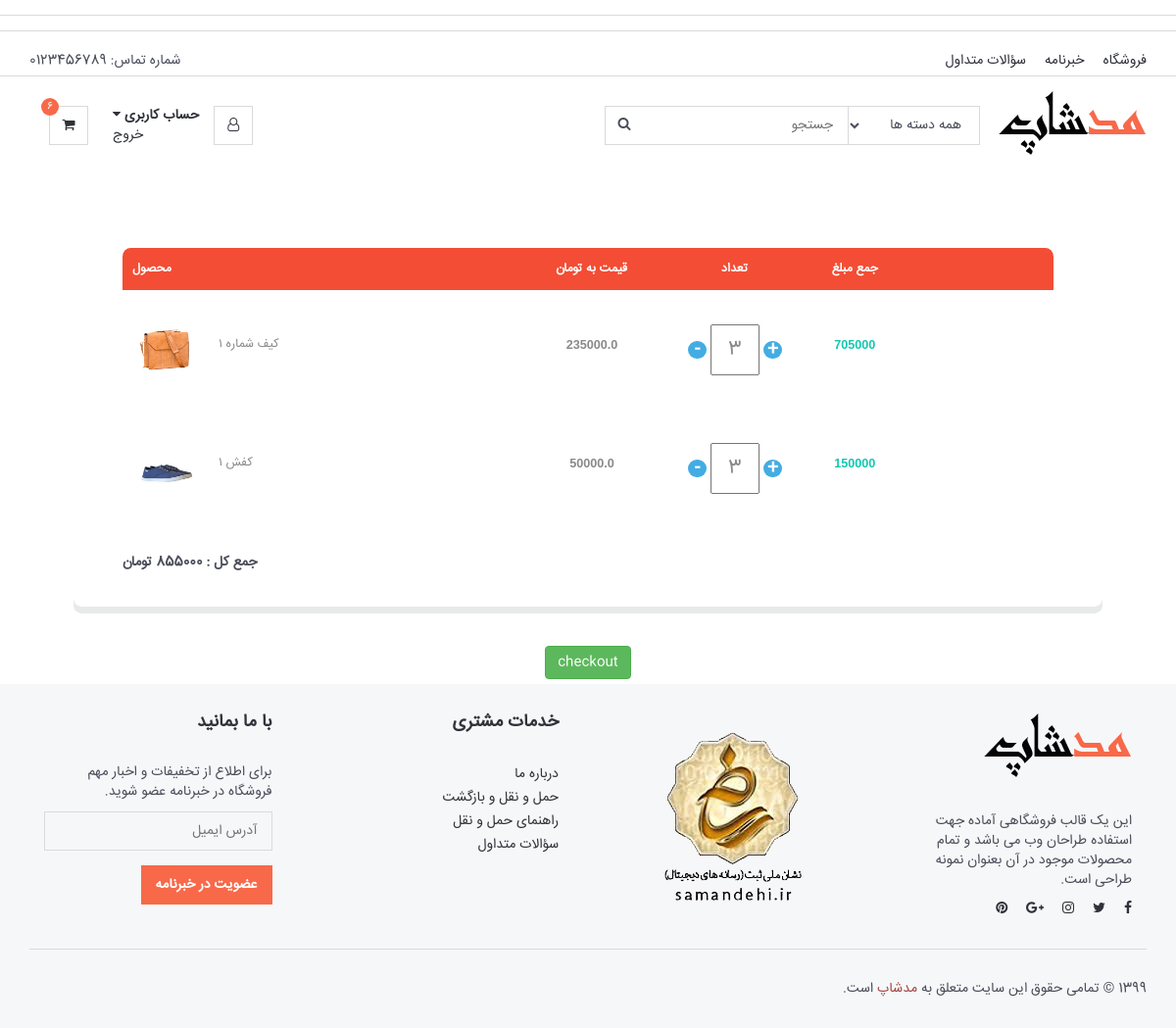
The app's page /ordersummary/ (signed in) with its own data.
### shop/models.py (models this page shows, shortened)
class Order(models.Model):
    user = models.ForeignKey(User, on_delete=models.CASCADE)
    items = models.ManyToManyField(OrderedItem)
    ordered = models.BooleanField(default=False)
    create_date = models.DateTimeField(auto_now_add=True)
    ordered_date = models.DateTimeField()
    shipping = models.ForeignKey(Shipping, on_delete=models.CASCADE, null=True)
    def get_total_price(self):
        total_price = 0
        for item in self.items.all():
            total_price += item.get_total_price()
        return total_price
    def get_total_item_quantity(self):
        total = 0
        for i in self.items.all():
            total += int(i.quantity)
        return total

class OrderedItem(models.Model):
    user = models.ForeignKey(User, on_delete=models.CASCADE)
    item = models.ForeignKey(Item, on_delete=models.CASCADE)
    quantity = models.IntegerField(default=1)
    def get_total_price(self):
        if self.item.discount_price:
            total_price = int(self.quantity) * int(self.item.discount_price)
        else:
            total_price = int(self.quantity) * int(self.item.price)
        return total_price

class Item(models.Model):
    title = models.CharField(max_length=300)
    slug = models.SlugField()
    description = models.TextField()
    small_description = models.TextField()
    category = models.ForeignKey(SubCategory, on_delete=models.CASCADE)
    price = models.FloatField()
    discount_price = models.FloatField(blank=True, null=True)
    created = models.DateTimeField(auto_now_add=True)
    image = models.ImageField(verbose_name="main image")
    files = models.ManyToManyField('FeedFile')
    detail = models.ManyToManyField('ItemDetails', null=True, blank=True)
    quantity = models.IntegerField()
    visit = models.IntegerField(default=0)
    brand = models.ForeignKey(
        Brand, null=True, blank=True, on_delete=models.SET_NULL)

### shop/views.py (the view)
# urls.py: path('ordersummary/', OrderSummary.as_view(), name='order_summary'),
class OrderSummary(LoginRequiredMixin, View):
    def get(self, request, *args, **kwargs):
        try:
            orders = Order.objects.get(user=request.user, ordered=False)
        except:
            orders = None
        return render(request, 'order_summary.html', {'orders': orders})

### shop/templatetags/shoptags.py (called while the page is built)
@register.inclusion_tag('inc/cart.html', takes_context=True)
def cart(context):
    request = context['request']
    try:
        orders = Order.objects.get(user=request.user, ordered=False)
    except:
        orders = None
    return {'orders': orders, 'request': request}

@register.inclusion_tag('inc/login_nav.html', takes_context=True)
def login(context):
    request = context['request']
    return {'request': request}

@register.inclusion_tag('inc/search.html')
def search():
    categories = Category.objects.all()
    return {'categories': categories}

### templates/order_summary.html
{% extends "base.html" %} {% load static %} {% block content %}
<div class="mycart">
  <div class="container">
    {% if orders %}
    <div class="cart transition is-open">
      <div class="table">
        <div class="layout-inline row th">
          <div class="col col-pro">محصول</div>
          <div class="col col-price align-center">قیمت به تومان</div>
          <div class="col col-qty align-center">تعداد</div>
          <div class="col">جمع مبلغ</div>
        </div>
        {% for item in orders.items.all %}
        <div class="layout-inline row">
          <div class="col col-pro layout-inline">
            <img src="/media/{{item.item.image}}" style="max-width: 70px" />
            <p>{{item.item.title}}</p>
          </div>
          <div class="col col-price col-numeric align-center">
            {% if item.item.discount_price %}
            <p>{{item.item.discount_price}}</p>
            {% else %}
            <p>{{item.item.price}}</p>
            {% endif %}
          </div>
          <div class="col col-qty layout-inline">
            <a
              href="/remove_single_from_cart/{{item.item.slug}}"
              class="qty qty-minus"
            >
              -
            </a>
            <input type="numeric" value="{{item.quantity}}" />
            <a href="/add_to_cart/{{item.item.slug}}" class="qty qty-plus">+</a>
          </div>
          <div class="col col-total col-numeric">
            <p>{{item.get_total_price}}</p>
          </div>
        </div>
        {% endfor %}
      </div>
      <b>جمع کل : {{orders.get_total_price}} تومان</b>
    </div>
    {% else %}
    <div class="text-center">سفارش فعالی موجود نیست .</div>
    {% endif %}
  </div>
</div>
<div class="text-center" style="margin-bottom: 5px">
  <a href="#" class="btn btn-success">checkout</a>
</div>
{% endblock content %}

### templates/base.html (shortened to what this page needs)
{% load static %}{% load shoptags %}
<!DOCTYPE html>
<html lang="fa">
  <head>
    <link
      type="text/css"
      rel="stylesheet"
      href="{% static 'css/bootstrap.min.css' %}"
    />
    <link
      type="text/css"
      rel="stylesheet"
      href="{% static 'css/slick.css' %}"
    />
    <link
      type="text/css"
      rel="stylesheet"
      href="{% static 'css/slick-theme.css' %}"
    />
    <link
      type="text/css"
      rel="stylesheet"
      href="{% static 'css/nouislider.min.css' %}"
    />
    <link rel="stylesheet" href="{% static 'css/font-awesome.min.css' %}" />
    <link
      type="text/css"
      rel="stylesheet"
      href="{% static 'css/style.css' %}"
    />
    <link type="text/css" rel="stylesheet" href="{% static 'css/cart.css' %}" />
  </head>
  <body>
    <hr />
    <hr />
    <header>
      <div id="top-header">
        <div class="container">
          <div class="pull-left">
            <span>شماره تماس: 0123456789</span>
          </div>
          <div class="pull-right">
            <ul class="header-top-links">
              <li><a href="/">فروشگاه</a></li>
              <li><a href="#">خبرنامه</a></li>
              <li><a href="#">سؤالات متداول</a></li>
            </ul>
          </div>
        </div>
      </div>
      <div id="header">
        <div class="container">
          <div class="pull-OneBox">
            <div class="header-logo">
              <a class="logo" href="/">
                <img src="{% static 'img/logo.png' %}" alt="" />
              </a>
            </div>
            {%search%}
          </div>
          <div class="pull-TowBox">
            <ul class="header-btns">
              <li class="header-account dropdown default-dropdown">
                <div
                  class="dropdown-toggle"
                  role="button"
                  data-toggle="dropdown"
                  aria-expanded="true"
                >
                  <div class="header-btns-icon">
                    <i class="fa fa-user-o"></i>
                  </div>
                  <strong class="text-uppercase"
                    >حساب کاربری <i class="fa fa-caret-down"></i
                  ></strong>
                </div>
                {%login%}
              </li>
              {%cart %}
            </ul>
          </div>
        </div>
      </div>
    </header>
    {% block content %} {% endblock content %}
    {% include "inc/footer.html" %}
  </body>
</html>

### templates/inc/search.html (shortened to what this page needs)
<div class="header-search">
  <form method="GET" action="/search">
    <input name="q" class="input search-input" type="text" placeholder="جستجو" />
    <select name="category" class="input search-categories">
      <option value="0">همه دسته ها</option>
    </select>
    <button class="search-btn"><i class="fa fa-search"></i></button>
  </form>
</div>

### templates/inc/login_nav.html
{% load static %}
{% if request.user.is_authenticated %}
                  <a href="/account/logout" class="text-uppercase">خروج</a>
                    {% else %}
                    <a href="/account/login" class="text-uppercase">ورود</a> /
                <a href="/account/register" class="text-uppercase">ثبت نام</a>
                  {% endif %}

### templates/inc/cart.html
{% load static %}
<li class="header-cart dropdown default-dropdown">
  <a href="/ordersummary">
    <div class="header-btns-icon">
      <i class="fa fa-shopping-cart"></i>
      {% if request.user.is_authenticated %}
      <span class="qty">
        {% if orders %} {{orders.get_total_item_quantity}} {% else %} 0
        {%endif%}
      </span>
      {% endif %}
    </div>
  </a>
</li>

### templates/inc/footer.html (shortened to what this page needs)
{% load static %}
<footer id="footer" class="section section-grey">
  <div class="container">
    <div class="row">
      <div class="col-md-3 col-sm-6 col-xs-6">
        <div class="footer">
          <div class="footer-logo">
            <a class="logo" href="#">
              <img src="{% static 'img/logo.png' %}" alt="" />
            </a>
          </div>
          <p>
            این یک قالب فروشگاهی آماده جهت استفاده طراحان وب می باشد و تمام
            محصولات موجود در آن بعنوان نمونه طراحی است.
          </p>
          <ul class="footer-social">
            <li>
              <a href="#"><i class="fa fa-facebook"></i></a>
            </li>
            <li>
              <a href="#"><i class="fa fa-twitter"></i></a>
            </li>
            <li>
              <a href="#"><i class="fa fa-instagram"></i></a>
            </li>
            <li>
              <a href="#"><i class="fa fa-google-plus"></i></a>
            </li>
            <li>
              <a href="#"><i class="fa fa-pinterest"></i></a>
            </li>
          </ul>
        </div>
      </div>
      <div class="col-md-3 col-sm-6 col-xs-6">
        <div class="footer">
          <img src="{% static 'img/samandehi.jpg' %}" />
        </div>
      </div>
      <div class="col-md-3 col-sm-6 col-xs-6">
        <div class="footer">
          <h3 class="footer-header">خدمات مشتری</h3>
          <ul class="list-links">
            <li><a href="#">درباره ما</a></li>
            <li><a href="#">حمل و نقل و بازگشت</a></li>
            <li><a href="#">راهنمای حمل و نقل</a></li>
            <li><a href="#">سؤالات متداول</a></li>
          </ul>
        </div>
      </div>
      <div class="col-md-3 col-sm-6 col-xs-6">
        <div class="footer">
          <h3 class="footer-header">با ما بمانید</h3>
          <p>برای اطلاع از تخفیفات و اخبار مهم فروشگاه در خبرنامه عضو شوید.</p>
          <form>
            <div class="form-group">
              <input class="input" placeholder="آدرس ایمیل" />
            </div>
            <button class="primary-btn">عضویت در خبرنامه</button>
          </form>
        </div>
      </div>
    </div>
    <hr />
    <div class="row">
      <div class="col-md-8 col-md-offset-2 text-center">
        <div class="footer-copyright">
          1399 &copy; تمامی حقوق این سایت متعلق به
          <span class="text-danger" target="_blank">مدشاپ </span>است.
        </div>
      </div>
    </div>
  </div>
</footer>

### static_files/css/style.css (style rules this page uses)
* { padding: 0; margin: 0; font-family: 'IRANSansWebFaNum'; }
body { font-family: 'IRANSansWebFaNum', 'IRANSansWeb', 'Hind', sans-serif; color: #4A4E5A; overflow-x: hidden; }
h1, h2, h3, h4, h5, h6 { color: #30323A; margin: 0 0 10px; font-weight: 700; font-family: 'IRANSansWeb', 'IRANSansWebFaNum'; }
a { color: #30323A; -webkit-transition: 0.3s color; transition: 0.3s color; }
p, p strong { font-family: 'IRANSansWeb'; }
strong { color: #30323A; }
ul, ol { margin: 0; padding: 0; list-style: none }
hr { margin-top: 15px; margin-bottom: 15px; border-color: #DADADA; }
.pull-OneBox { float: right; }
.pull-TowBox { float: left; }
.main-btn, .primary-btn { display: inline-block; padding: 10px 15px; text-transform: uppercase; font-weight: 700; border: none; -webkit-transition: 0.3s all; transition: 0.3s all; font-family: 'IRANSansWeb'; }
.primary-btn { color: #FFF; background-color: #F8694A; }
.input { width: 100%; height: 40px; padding: 0px 15px; border: none; background-color: transparent; -webkit-box-shadow: 0px 0px 0px 1px #DADADA inset, 0px 0px 0px 5px transparent; box-shadow: 0px 0px 0px 1px #DADADA inset, 0px 0px 0px 5px transparent; -webkit-transition: 0.3s all; transition: 0.3s all; }
.list-links li>a { position: relative; display: inline-block; text-transform: uppercase; padding: 2px 0px; -webkit-transition: 0.3s all; transition: 0.3s all; }
.list-links li>a:before { content: "\f0a5"; position: absolute; right: 0px; font-family: FontAwesome; -webkit-transform: translateX(15px); -ms-transform: translateX(15px); transform: translateX(15px); opacity: 0; visibility: hidden; -webkit-transition: 0.3s all; transition: 0.3s all; }
.section { padding-top: 30px; padding-bottom: 30px; }
.section-grey { background: #F6F7F8; }
#header { padding-top: 15px; padding-bottom: 15px; }
#top-header { padding-top: 5px; padding-bottom: 5px; border-bottom: 1px solid #DADADA; direction: rtl; }
.header-top-links>li { display: inline-block; }
.header-top-links>li+li { margin-right: 15px; }
.header-top-links>li>a { cursor: pointer; text-transform: uppercase; }
.header-logo { display: inline-block; margin-left: 15px; float: right; }
.header-logo .logo>img { width: 100%; max-height: 70px; }
.header-search { display: inline-block; padding: 15px 0px; max-width: 400px; }
.header-search>form { position: relative; }
.header-search>form .search-input { padding-left: 45px; padding-right: 150px; text-align: right; }
.header-search>form .search-categories { position: absolute; right: 0px; top: 0px; width: 135px; text-align: right; direction: rtl; }
.header-search>form .search-btn { position: absolute; top: 0px; left: 0px; width: 40px; height: 40px; background-color: transparent; border: none; }
.header-btns>li { display: inline-block; vertical-align: top; padding: 15px 5px; direction: rtl; float: right; }
.header-btns>li+li { margin-right: 15px; }
.header-btns>li .header-btns-icon { position: relative; float: right; margin-left: 15px; width: 40px; height: 40px; line-height: 40px; text-align: center; color: #30323A; background-color: #FFF; border: 1px solid #DADADA; }
.header-btns .dropdown-toggle { display: block; cursor: pointer; }
.header-cart .header-btns-icon .qty { position: absolute; left: -9px; top: -9px; width: 18px; height: 18px; line-height: 18px; text-align: center; font-size: 10px; background: #F8694A; color: #FFF; border-radius: 50%; }
.footer { margin: 0px 15px; direction: rtl; }
.footer .footer-header { font-size: 18px; text-transform: uppercase; margin-bottom: 30px; }
.footer-logo { margin-bottom: 30px; }
.footer-logo .logo { display: inline-block; }
.footer-logo .logo>img { width: 100%; max-height: 70px; }
.footer-social>li { display: inline-block; margin-left: 15px; margin-bottom: 6px; }
.footer-social>li:last-child { margin-left: 0px; }
.footer-copyright { margin-top: 15px; text-transform: uppercase; font-size: 14px; direction: rtl; text-align: right; }

### records on screen
Order: get_total_item_quantity "6"
OrderedItem: item.image (picture), item "کیف شماره ۱", item.discount_price "235000.0", quantity "3", get_total_price "705000"
OrderedItem: item.image (picture), item "کفش ۱", item.discount_price "50000.0", quantity "3", get_total_price "150000"
